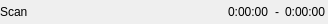
<?xml version="1.0" encoding="UTF-8"?>
<ui version="4.0">
 <class>Form</class>
 <widget class="QWidget" name="Form">
  <property name="geometry">
   <rect>
    <x>0</x>
    <y>0</y>
    <width>328</width>
    <height>24</height>
   </rect>
  </property>
  <property name="sizePolicy">
   <sizepolicy hsizetype="MinimumExpanding" vsizetype="Fixed">
    <horstretch>0</horstretch>
    <verstretch>0</verstretch>
   </sizepolicy>
  </property>
  <property name="minimumSize">
   <size>
    <width>0</width>
    <height>24</height>
   </size>
  </property>
  <property name="maximumSize">
   <size>
    <width>16777215</width>
    <height>24</height>
   </size>
  </property>
  <property name="windowTitle">
   <string>Form</string>
  </property>
  <layout class="QHBoxLayout" name="horizontalLayout_2" stretch="0,1,0">
   <property name="leftMargin">
    <number>0</number>
   </property>
   <property name="topMargin">
    <number>2</number>
   </property>
   <property name="rightMargin">
    <number>2</number>
   </property>
   <property name="bottomMargin">
    <number>2</number>
   </property>
   <item>
    <widget class="QLabel" name="source_label">
     <property name="maximumSize">
      <size>
       <width>16777215</width>
       <height>20</height>
      </size>
     </property>
     <property name="text">
      <string>Scan</string>
     </property>
    </widget>
   </item>
   <item>
    <widget class="BECProgressBar" name="progressbar">
     <property name="minimumSize">
      <size>
       <width>30</width>
       <height>0</height>
      </size>
     </property>
     <property name="padding_left_right" stdset="0">
      <double>5.000000000000000</double>
     </property>
    </widget>
   </item>
   <item>
    <layout class="QHBoxLayout" name="horizontalLayout">
     <item>
      <widget class="QLabel" name="remaining_time_label">
       <property name="maximumSize">
        <size>
         <width>16777215</width>
         <height>20</height>
        </size>
       </property>
       <property name="text">
        <string>0:00:00</string>
       </property>
      </widget>
     </item>
     <item>
      <widget class="QLabel" name="dash">
       <property name="text">
        <string>-</string>
       </property>
       <property name="alignment">
        <set>Qt::AlignmentFlag::AlignCenter</set>
       </property>
      </widget>
     </item>
     <item>
      <widget class="QLabel" name="elapsed_time_label">
       <property name="maximumSize">
        <size>
         <width>16777215</width>
         <height>20</height>
        </size>
       </property>
       <property name="text">
        <string>0:00:00</string>
       </property>
      </widget>
     </item>
    </layout>
   </item>
  </layout>
 </widget>
 <customwidgets>
  <customwidget>
   <class>BECProgressBar</class>
   <extends>QWidget</extends>
   <header>bec_progress_bar</header>
  </customwidget>
 </customwidgets>
 <resources/>
 <connections/>
</ui>
